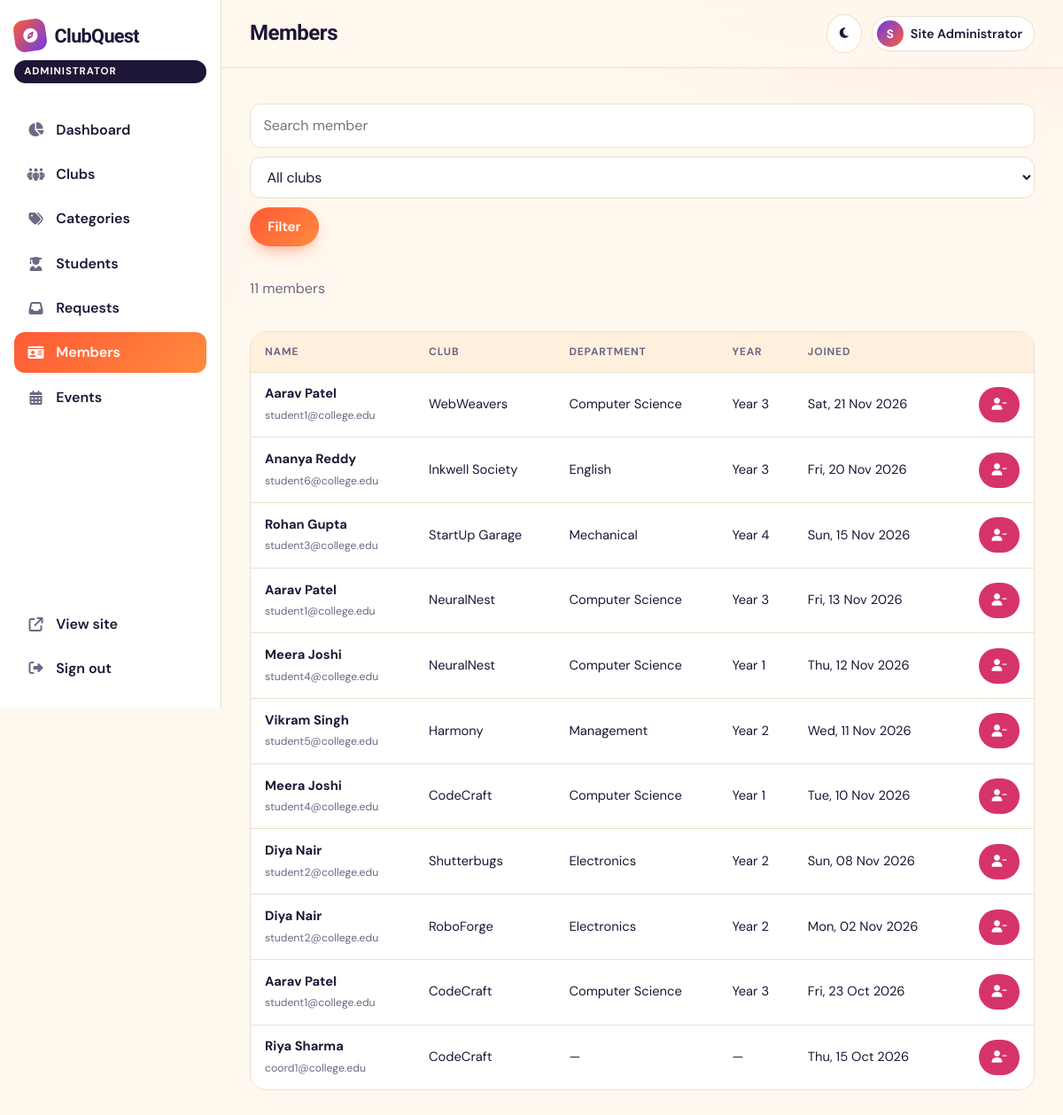
/admin/members.php (signed in), run on the app's committed database.
### tables this page shows
CREATE TABLE users (
  id            INT UNSIGNED AUTO_INCREMENT PRIMARY KEY,
  name          VARCHAR(100) NOT NULL,
  email         VARCHAR(150) NOT NULL UNIQUE,
  password_hash VARCHAR(255) NOT NULL,
  role          ENUM('student','coordinator','admin') NOT NULL DEFAULT 'student',
  status        ENUM('active','blocked') NOT NULL DEFAULT 'active',
  created_at    TIMESTAMP NOT NULL DEFAULT CURRENT_TIMESTAMP,
  INDEX idx_users_role (role)
);

CREATE TABLE club_members (
  id        INT UNSIGNED AUTO_INCREMENT PRIMARY KEY,
  club_id   INT UNSIGNED NOT NULL,
  user_id   INT UNSIGNED NOT NULL,
  joined_at TIMESTAMP NOT NULL DEFAULT CURRENT_TIMESTAMP,
  UNIQUE KEY uq_member (club_id, user_id),
  FOREIGN KEY (club_id) REFERENCES clubs(id) ON DELETE CASCADE,
  FOREIGN KEY (user_id) REFERENCES users(id) ON DELETE CASCADE
);

CREATE TABLE clubs (
  id                  INT UNSIGNED AUTO_INCREMENT PRIMARY KEY,
  category_id         INT UNSIGNED NOT NULL,
  coordinator_user_id INT UNSIGNED NULL,
  name                VARCHAR(120) NOT NULL,
  slug                VARCHAR(140) NOT NULL UNIQUE,
  tagline             VARCHAR(160) NULL,
  description         TEXT NOT NULL,
  logo                VARCHAR(255) NULL,
  faculty_coordinator VARCHAR(100) NULL,
  student_coordinator VARCHAR(100) NULL,
  activities          TEXT NULL,               
  requirements        TEXT NULL,
  contact_email       VARCHAR(150) NULL,
  contact_phone       VARCHAR(20)  NULL,
  meeting_info        VARCHAR(200) NULL,
  department          VARCHAR(100) NULL,       
  skills              VARCHAR(300) NULL,       
  coordinator_can_approve TINYINT(1) NOT NULL DEFAULT 1,
  status              ENUM('active','inactive') NOT NULL DEFAULT 'active',
  created_at          TIMESTAMP NOT NULL DEFAULT CURRENT_TIMESTAMP,
  FOREIGN KEY (category_id) REFERENCES club_categories(id) ON DELETE RESTRICT,
  FOREIGN KEY (coordinator_user_id) REFERENCES users(id) ON DELETE SET NULL,
  INDEX idx_clubs_category (category_id),
  INDEX idx_clubs_status (status),
  INDEX idx_clubs_created (created_at),
  FULLTEXT INDEX ft_clubs (name, description)
);

CREATE TABLE student_profiles (
  user_id        INT UNSIGNED PRIMARY KEY,
  roll_number    VARCHAR(40)  NULL,
  department     VARCHAR(100) NULL,
  year_of_study  TINYINT UNSIGNED NULL,
  phone          VARCHAR(20)  NULL,
  skills         VARCHAR(500) NULL,           
  career_goal    VARCHAR(200) NULL,
  bio            TEXT NULL,
  FOREIGN KEY (user_id) REFERENCES users(id) ON DELETE CASCADE
);

### admin/members.php (called while the page is built, shortened)
<?php
require_once dirname(__DIR__) . '/includes/auth.php';
$user = require_role('admin');
$scopeClubId = null; $base = 'admin'; $canApprove = true;
$pageTitle = 'Members'; $active = 'members';
include dirname(__DIR__) . '/includes/dash_header.php';
include dirname(__DIR__) . '/includes/dash/members_view.php';
include dirname(__DIR__) . '/includes/dash_footer.php';

### includes/functions.php (called while the page is built, shortened)
<?php
function e(?string $s): string { return htmlspecialchars((string)$s, ENT_QUOTES | ENT_SUBSTITUTE, 'UTF-8'); }
function url(string $path = ''): string { return BASE_URL . '/' . ltrim($path, '/'); }
function input(string $key, string $default = ''): string
{
    $v = $_POST[$key] ?? $_GET[$key] ?? $default;
    return is_string($v) ? trim($v) : $default;
}
function fmt_date(string $dt): string { return date('D, d M Y', strtotime($dt)); }

### config/database.php (called while the page is built, shortened)
<?php
function db(): PDO
{
    static $pdo = null;
    if ($pdo === null) {
        $dsn = 'mysql:host=' . DB_HOST . ';port=' . DB_PORT . ';dbname=' . DB_NAME . ';charset=utf8mb4';
        try {
            $pdo = new PDO($dsn, DB_USER, DB_PASS, [
                PDO::ATTR_ERRMODE            => PDO::ERRMODE_EXCEPTION,
                PDO::ATTR_DEFAULT_FETCH_MODE => PDO::FETCH_ASSOC,
                PDO::ATTR_EMULATE_PREPARES   => false,
            ]);
        } catch (PDOException $e) {
            http_response_code(500);
            exit('<h2>Database connection failed.</h2><p>Import <code>database.sql</code> and check <code>config/database.php</code>.</p>');
        }
    }
    return $pdo;
}

### includes/auth.php (called while the page is built, shortened)
<?php
require_once dirname(__DIR__) . '/config/database.php';
require_once __DIR__ . '/functions.php';
function current_user(): ?array
{
    static $user = false;
    if ($user === false) {
        $user = null;
        if (!empty($_SESSION['user_id'])) {
            $s = db()->prepare('SELECT id,name,email,role,status FROM users WHERE id=?');
            $s->execute([$_SESSION['user_id']]);
            $u = $s->fetch();
            if ($u && $u['status'] === 'active') $user = $u;
            else { session_unset(); }
        }
    }
    return $user;
}
function require_role(string ...$roles): array
{
    $u = current_user();
    return $u;
}

### includes/dash/members_view.php (the view, shortened to what this page needs)
<?php
$pdo = db();
$q = input('q');
$where = []; $p = [];
$st = $pdo->prepare('SELECT m.id, m.joined_at, u.name, u.email, u.role, sp.department, sp.year_of_study, c.name AS club_name FROM club_members m
    JOIN users u ON u.id=m.user_id LEFT JOIN student_profiles sp ON sp.user_id=u.id JOIN clubs c ON c.id=m.club_id'
    . ($where ? ' WHERE ' . implode(' AND ', $where) : '') . ' ORDER BY m.joined_at DESC LIMIT 300');
$st->execute($p);
$rows = $st->fetchAll();
$clubList = $scopeClubId === null ? $pdo->query('SELECT id,name FROM clubs ORDER BY name')->fetchAll() : [];
?>
<form class="inline-filter" method="get"><input type="search" name="q" value="<?= e($q) ?>" placeholder="Search member">
  <?php if ($clubList): ?><select name="club"><option value="0">All clubs</option></select><?php endif; ?>
  <button class="btn btn-primary">Filter</button></form>
<p class="muted"><?= count($rows) ?> member<?= count($rows) === 1 ? '' : 's' ?></p>
<div class="table-wrap"><table class="table"><thead><tr><th>Name</th><th>Club</th><th>Department</th><th>Year</th><th>Joined</th><?php if ($base === 'admin'): ?><th></th><?php endif; ?></tr></thead><tbody>
<?php foreach ($rows as $r): ?><tr><td><b><?= e($r['name']) ?></b><br><small class="muted"><?= e($r['email']) ?></small></td><td><?= e($r['club_name']) ?></td><td><?= e($r['department'] ?: '—') ?></td><td><?= $r['year_of_study'] ? 'Year ' . (int)$r['year_of_study'] : '—' ?></td><td><?= e(fmt_date($r['joined_at'])) ?></td>
  <?php if ($base === 'admin'): ?><td class="right"><form method="post" data-confirm="Remove this member from the club?"><button class="btn btn-danger btn-sm"><i class="fa-solid fa-user-minus"></i></button></form></td><?php endif; ?></tr>
<?php endforeach; if (!$rows): ?><tr><td colspan="6" class="center muted">No members found.</td></tr><?php endif; ?></tbody></table></div>

### includes/dash_header.php (shortened to what this page needs)
<?php
require_once __DIR__ . '/auth.php';
$user = current_user();
$isAdmin = $user['role'] === 'admin';
$active = $active ?? '';
$base = $isAdmin ? 'admin' : 'coordinator';
$links = $isAdmin ? [
    ['index', 'fa-chart-pie', 'Dashboard'],
    ['clubs', 'fa-people-group', 'Clubs'],
    ['categories', 'fa-tags', 'Categories'],
    ['students', 'fa-user-graduate', 'Students'],
    ['requests', 'fa-inbox', 'Requests'],
    ['members', 'fa-id-card', 'Members'],
    ['events', 'fa-calendar-days', 'Events'],
] : [
    ['index', 'fa-chart-pie', 'Overview'],
    ['requests', 'fa-inbox', 'Applications'],
    ['members', 'fa-id-card', 'Members'],
    ['events', 'fa-calendar-days', 'Events'],
    ['club-edit', 'fa-pen-to-square', 'Club Info'],
];
?>
<!DOCTYPE html>
<html lang="en" data-theme="light">
<head>
<link rel="stylesheet" href="https://cdnjs.cloudflare.com/ajax/libs/font-awesome/6.5.1/css/all.min.css">
<link rel="stylesheet" href="<?= e(url('assets/css/style.css')) ?>">
<link rel="stylesheet" href="<?= e(url('assets/css/responsive.css')) ?>">
</head>
<body class="dash-body">
<div class="dash">
  <aside class="sidebar" id="sidebar">
    <a href="<?= e(url('index.php')) ?>" class="brand"><span class="brand-mark"><i class="fa-solid fa-compass"></i></span><span><?= e(APP_NAME) ?></span></a>
    <span class="role-pill"><?= $isAdmin ? 'Administrator' : 'Coordinator' ?></span>
    <nav>
      <?php foreach ($links as [$file, $icon, $label]): ?>
        <a href="<?= e(url("$base/$file.php")) ?>" class="<?= $active === $file ? 'active' : '' ?>"><i class="fa-solid <?= $icon ?>"></i><?= $label ?></a>
      <?php endforeach; ?>
    </nav>
    <div class="sidebar-foot">
      <a href="<?= e(url('index.php')) ?>"><i class="fa-solid fa-arrow-up-right-from-square"></i> View site</a>
      <a href="<?= e(url('auth/logout.php')) ?>"><i class="fa-solid fa-right-from-bracket"></i> Sign out</a>
    </div>
  </aside>
  <div class="dash-main">
    <header class="dash-top">
      <h1><?= e($pageTitle ?? 'Dashboard') ?></h1>
      <div class="dash-top-right">
        <button class="icon-btn" id="theme-toggle" aria-label="Toggle dark mode"><i class="fa-solid fa-moon"></i><i class="fa-solid fa-sun"></i></button>
        <span class="user-chip static"><span class="avatar"><?= e(strtoupper(mb_substr($user['name'], 0, 1))) ?></span><span class="uname"><?= e($user['name']) ?></span></span>
      </div>
    </header>
    <section class="dash-content">

### assets/css/responsive.css (style rules this page uses)
html { -webkit-text-size-adjust:100%;text-size-adjust:100% }
body { overflow-x:hidden }
h1,h2,h3 { overflow-wrap:anywhere }
.table-wrap { -webkit-overflow-scrolling:touch }
:root { --tap:44px }
@media (hover:none),(pointer:coarse) { .btn,.icon-btn,.tabs a,.pagination a,.interest span,.check { min-height:var(--tap) } }
@media (hover:none),(pointer:coarse) { .btn-sm { min-height:40px } }
@media (hover:none),(pointer:coarse) { input:not([type=checkbox]):not([type=radio]),select,textarea { font-size:16px } }

### data on the page
users: name "S", name "Site Administrator"
club_members: user.name "Aarav Patel", user.email "student1@college.edu", club.name "WebWeavers", student_profiles.department "Computer Science", student_profiles.year_of_study "3", joined_at "Sat, 21 Nov 2026"
club_members: user.name "Ananya Reddy", user.email "student6@college.edu", club.name "Inkwell Society", student_profiles.department "English", student_profiles.year_of_study "3", joined_at "Fri, 20 Nov 2026"
club_members: user.name "Rohan Gupta", user.email "student3@college.edu", club.name "StartUp Garage", student_profiles.department "Mechanical", student_profiles.year_of_study "4", joined_at "Sun, 15 Nov 2026"
club_members: user.name "Aarav Patel", user.email "student1@college.edu", club.name "NeuralNest", student_profiles.department "Computer Science", student_profiles.year_of_study "3", joined_at "Fri, 13 Nov 2026"
club_members: user.name "Meera Joshi", user.email "student4@college.edu", club.name "NeuralNest", student_profiles.department "Computer Science", student_profiles.year_of_study "1", joined_at "Thu, 12 Nov 2026"
club_members: user.name "Vikram Singh", user.email "student5@college.edu", club.name "Harmony", student_profiles.department "Management", student_profiles.year_of_study "2", joined_at "Wed, 11 Nov 2026"
club_members: user.name "Meera Joshi", user.email "student4@college.edu", club.name "CodeCraft", student_profiles.department "Computer Science", student_profiles.year_of_study "1", joined_at "Tue, 10 Nov 2026"
club_members: user.name "Diya Nair", user.email "student2@college.edu", club.name "Shutterbugs", student_profiles.department "Electronics", student_profiles.year_of_study "2", joined_at "Sun, 08 Nov 2026"
club_members: user.name "Diya Nair", user.email "student2@college.edu", club.name "RoboForge", student_profiles.department "Electronics", student_profiles.year_of_study "2", joined_at "Mon, 02 Nov 2026"
club_members: user.name "Aarav Patel", user.email "student1@college.edu", club.name "CodeCraft", student_profiles.department "Computer Science", student_profiles.year_of_study "3", joined_at "Fri, 23 Oct 2026"
club_members: user.name "Riya Sharma", user.email "coord1@college.edu", club.name "CodeCraft", department "—", joined_at "Thu, 15 Oct 2026"

### other printed values
APP_NAME "ClubQuest"
$label "Dashboard"
$label "Clubs"
$label "Categories"
$label "Students"
$label "Requests"
$label "Members"
$label "Events"
$pageTitle "Members"
count($rows) "11"
